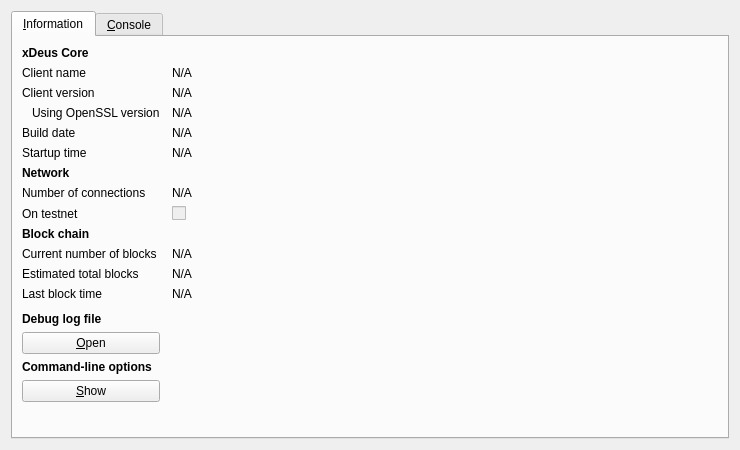
<?xml version="1.0" encoding="UTF-8"?>
<ui version="4.0">
 <class>RPCConsole</class>
 <widget class="QDialog" name="RPCConsole">
  <property name="geometry">
   <rect>
    <x>0</x>
    <y>0</y>
    <width>740</width>
    <height>450</height>
   </rect>
  </property>
  <property name="windowTitle">
   <string>xDeus - Debug window</string>
  </property>
  <layout class="QVBoxLayout" name="verticalLayout_2">
   <item>
    <widget class="QTabWidget" name="tabWidget">
     <property name="currentIndex">
      <number>0</number>
     </property>
     <widget class="QWidget" name="tab_info">
      <attribute name="title">
       <string>&amp;Information</string>
      </attribute>
      <layout class="QGridLayout" name="gridLayout" columnstretch="0,1">
       <property name="horizontalSpacing">
        <number>12</number>
       </property>
       <item row="0" column="0">
        <widget class="QLabel" name="label_9">
         <property name="font">
          <font>
           <weight>75</weight>
           <bold>true</bold>
          </font>
         </property>
         <property name="text">
          <string>xDeus Core</string>
         </property>
        </widget>
       </item>
       <item row="1" column="0">
        <widget class="QLabel" name="label_5">
         <property name="text">
          <string>Client name</string>
         </property>
        </widget>
       </item>
       <item row="1" column="1">
        <widget class="QLabel" name="clientName">
         <property name="cursor">
          <cursorShape>IBeamCursor</cursorShape>
         </property>
         <property name="text">
          <string>N/A</string>
         </property>
         <property name="textFormat">
          <enum>Qt::PlainText</enum>
         </property>
         <property name="textInteractionFlags">
          <set>Qt::LinksAccessibleByMouse|Qt::TextSelectableByKeyboard|Qt::TextSelectableByMouse</set>
         </property>
        </widget>
       </item>
       <item row="2" column="0">
        <widget class="QLabel" name="label_6">
         <property name="text">
          <string>Client version</string>
         </property>
        </widget>
       </item>
       <item row="2" column="1">
        <widget class="QLabel" name="clientVersion">
         <property name="cursor">
          <cursorShape>IBeamCursor</cursorShape>
         </property>
         <property name="text">
          <string>N/A</string>
         </property>
         <property name="textFormat">
          <enum>Qt::PlainText</enum>
         </property>
         <property name="textInteractionFlags">
          <set>Qt::LinksAccessibleByMouse|Qt::TextSelectableByKeyboard|Qt::TextSelectableByMouse</set>
         </property>
        </widget>
       </item>
       <item row="3" column="0">
        <widget class="QLabel" name="label_14">
         <property name="text">
          <string>Using OpenSSL version</string>
         </property>
         <property name="indent">
          <number>10</number>
         </property>
        </widget>
       </item>
       <item row="3" column="1">
        <widget class="QLabel" name="openSSLVersion">
         <property name="cursor">
          <cursorShape>IBeamCursor</cursorShape>
         </property>
         <property name="text">
          <string>N/A</string>
         </property>
         <property name="textFormat">
          <enum>Qt::PlainText</enum>
         </property>
         <property name="textInteractionFlags">
          <set>Qt::LinksAccessibleByMouse|Qt::TextSelectableByKeyboard|Qt::TextSelectableByMouse</set>
         </property>
        </widget>
       </item>
       <item row="4" column="0">
        <widget class="QLabel" name="label_12">
         <property name="text">
          <string>Build date</string>
         </property>
        </widget>
       </item>
       <item row="4" column="1">
        <widget class="QLabel" name="buildDate">
         <property name="cursor">
          <cursorShape>IBeamCursor</cursorShape>
         </property>
         <property name="text">
          <string>N/A</string>
         </property>
         <property name="textFormat">
          <enum>Qt::PlainText</enum>
         </property>
         <property name="textInteractionFlags">
          <set>Qt::LinksAccessibleByMouse|Qt::TextSelectableByKeyboard|Qt::TextSelectableByMouse</set>
         </property>
        </widget>
       </item>
       <item row="5" column="0">
        <widget class="QLabel" name="label_13">
         <property name="text">
          <string>Startup time</string>
         </property>
        </widget>
       </item>
       <item row="5" column="1">
        <widget class="QLabel" name="startupTime">
         <property name="cursor">
          <cursorShape>IBeamCursor</cursorShape>
         </property>
         <property name="text">
          <string>N/A</string>
         </property>
         <property name="textFormat">
          <enum>Qt::PlainText</enum>
         </property>
         <property name="textInteractionFlags">
          <set>Qt::LinksAccessibleByMouse|Qt::TextSelectableByKeyboard|Qt::TextSelectableByMouse</set>
         </property>
        </widget>
       </item>
       <item row="6" column="0">
        <widget class="QLabel" name="label_11">
         <property name="font">
          <font>
           <weight>75</weight>
           <bold>true</bold>
          </font>
         </property>
         <property name="text">
          <string>Network</string>
         </property>
        </widget>
       </item>
       <item row="7" column="0">
        <widget class="QLabel" name="label_7">
         <property name="text">
          <string>Number of connections</string>
         </property>
        </widget>
       </item>
       <item row="7" column="1">
        <widget class="QLabel" name="numberOfConnections">
         <property name="cursor">
          <cursorShape>IBeamCursor</cursorShape>
         </property>
         <property name="text">
          <string>N/A</string>
         </property>
         <property name="textFormat">
          <enum>Qt::PlainText</enum>
         </property>
         <property name="textInteractionFlags">
          <set>Qt::LinksAccessibleByMouse|Qt::TextSelectableByKeyboard|Qt::TextSelectableByMouse</set>
         </property>
        </widget>
       </item>
       <item row="8" column="0">
        <widget class="QLabel" name="label_8">
         <property name="text">
          <string>On testnet</string>
         </property>
        </widget>
       </item>
       <item row="8" column="1">
        <widget class="QCheckBox" name="isTestNet">
         <property name="enabled">
          <bool>false</bool>
         </property>
         <property name="text">
          <string/>
         </property>
        </widget>
       </item>
       <item row="9" column="0">
        <widget class="QLabel" name="label_10">
         <property name="font">
          <font>
           <weight>75</weight>
           <bold>true</bold>
          </font>
         </property>
         <property name="text">
          <string>Block chain</string>
         </property>
        </widget>
       </item>
       <item row="10" column="0">
        <widget class="QLabel" name="label_3">
         <property name="text">
          <string>Current number of blocks</string>
         </property>
        </widget>
       </item>
       <item row="10" column="1">
        <widget class="QLabel" name="numberOfBlocks">
         <property name="cursor">
          <cursorShape>IBeamCursor</cursorShape>
         </property>
         <property name="text">
          <string>N/A</string>
         </property>
         <property name="textFormat">
          <enum>Qt::PlainText</enum>
         </property>
         <property name="textInteractionFlags">
          <set>Qt::LinksAccessibleByMouse|Qt::TextSelectableByKeyboard|Qt::TextSelectableByMouse</set>
         </property>
        </widget>
       </item>
       <item row="11" column="0">
        <widget class="QLabel" name="label_4">
         <property name="text">
          <string>Estimated total blocks</string>
         </property>
        </widget>
       </item>
       <item row="11" column="1">
        <widget class="QLabel" name="totalBlocks">
         <property name="cursor">
          <cursorShape>IBeamCursor</cursorShape>
         </property>
         <property name="text">
          <string>N/A</string>
         </property>
         <property name="textFormat">
          <enum>Qt::PlainText</enum>
         </property>
         <property name="textInteractionFlags">
          <set>Qt::LinksAccessibleByMouse|Qt::TextSelectableByKeyboard|Qt::TextSelectableByMouse</set>
         </property>
        </widget>
       </item>
       <item row="12" column="0">
        <widget class="QLabel" name="label_2">
         <property name="text">
          <string>Last block time</string>
         </property>
        </widget>
       </item>
       <item row="12" column="1">
        <widget class="QLabel" name="lastBlockTime">
         <property name="cursor">
          <cursorShape>IBeamCursor</cursorShape>
         </property>
         <property name="text">
          <string>N/A</string>
         </property>
         <property name="textFormat">
          <enum>Qt::PlainText</enum>
         </property>
         <property name="textInteractionFlags">
          <set>Qt::LinksAccessibleByMouse|Qt::TextSelectableByKeyboard|Qt::TextSelectableByMouse</set>
         </property>
        </widget>
       </item>
       <item row="13" column="0">
        <spacer name="verticalSpacer_2">
         <property name="orientation">
          <enum>Qt::Vertical</enum>
         </property>
         <property name="sizeHint" stdset="0">
          <size>
           <width>20</width>
           <height>20</height>
          </size>
         </property>
        </spacer>
       </item>
       <item row="14" column="0">
        <widget class="QLabel" name="labelDebugLogfile">
         <property name="font">
          <font>
           <weight>75</weight>
           <bold>true</bold>
          </font>
         </property>
         <property name="text">
          <string>Debug log file</string>
         </property>
        </widget>
       </item>
       <item row="15" column="0">
        <widget class="QPushButton" name="openDebugLogfileButton">
         <property name="toolTip">
          <string>Open the xDeus debug log file from the current data directory. This can take a few seconds for large log files.</string>
         </property>
         <property name="text">
          <string>&amp;Open</string>
         </property>
         <property name="autoDefault">
          <bool>false</bool>
         </property>
        </widget>
       </item>
       <item row="16" column="0">
        <widget class="QLabel" name="labelCLOptions">
         <property name="font">
          <font>
           <weight>75</weight>
           <bold>true</bold>
          </font>
         </property>
         <property name="text">
          <string>Command-line options</string>
         </property>
        </widget>
       </item>
       <item row="17" column="0">
        <widget class="QPushButton" name="showCLOptionsButton">
         <property name="toolTip">
          <string>Show the xDeus-Qt help message to get a list with possible xDeus command-line options.</string>
         </property>
         <property name="text">
          <string>&amp;Show</string>
         </property>
         <property name="autoDefault">
          <bool>false</bool>
         </property>
        </widget>
       </item>
       <item row="18" column="0">
        <spacer name="verticalSpacer">
         <property name="orientation">
          <enum>Qt::Vertical</enum>
         </property>
         <property name="sizeHint" stdset="0">
          <size>
           <width>20</width>
           <height>40</height>
          </size>
         </property>
        </spacer>
       </item>
      </layout>
     </widget>
     <widget class="QWidget" name="tab_console">
      <attribute name="title">
       <string>&amp;Console</string>
      </attribute>
      <layout class="QVBoxLayout" name="verticalLayout_3">
       <property name="spacing">
        <number>3</number>
       </property>
       <item>
        <widget class="QTextEdit" name="messagesWidget">
         <property name="minimumSize">
          <size>
           <width>0</width>
           <height>100</height>
          </size>
         </property>
         <property name="readOnly">
          <bool>true</bool>
         </property>
         <property name="tabKeyNavigation" stdset="0">
          <bool>false</bool>
         </property>
         <property name="columnCount" stdset="0">
          <number>2</number>
         </property>
        </widget>
       </item>
       <item>
        <layout class="QHBoxLayout" name="horizontalLayout">
         <property name="spacing">
          <number>3</number>
         </property>
         <item>
          <widget class="QLabel" name="label">
           <property name="text">
            <string notr="true">&gt;</string>
           </property>
          </widget>
         </item>
         <item>
          <widget class="QLineEdit" name="lineEdit"/>
         </item>
         <item>
          <widget class="QPushButton" name="clearButton">
           <property name="maximumSize">
            <size>
             <width>24</width>
             <height>24</height>
            </size>
           </property>
           <property name="toolTip">
            <string>Clear console</string>
           </property>
           <property name="text">
            <string/>
           </property>
           <property name="icon">
            <iconset resource="../bitcoin.qrc">
             <normaloff>:/icons/remove</normaloff>:/icons/remove</iconset>
           </property>
           <property name="shortcut">
            <string notr="true">Ctrl+L</string>
           </property>
           <property name="autoDefault">
            <bool>false</bool>
           </property>
          </widget>
         </item>
        </layout>
       </item>
      </layout>
     </widget>
    </widget>
   </item>
  </layout>
 </widget>
 <resources>
  <include location="../bitcoin.qrc"/>
 </resources>
 <connections/>
</ui>
